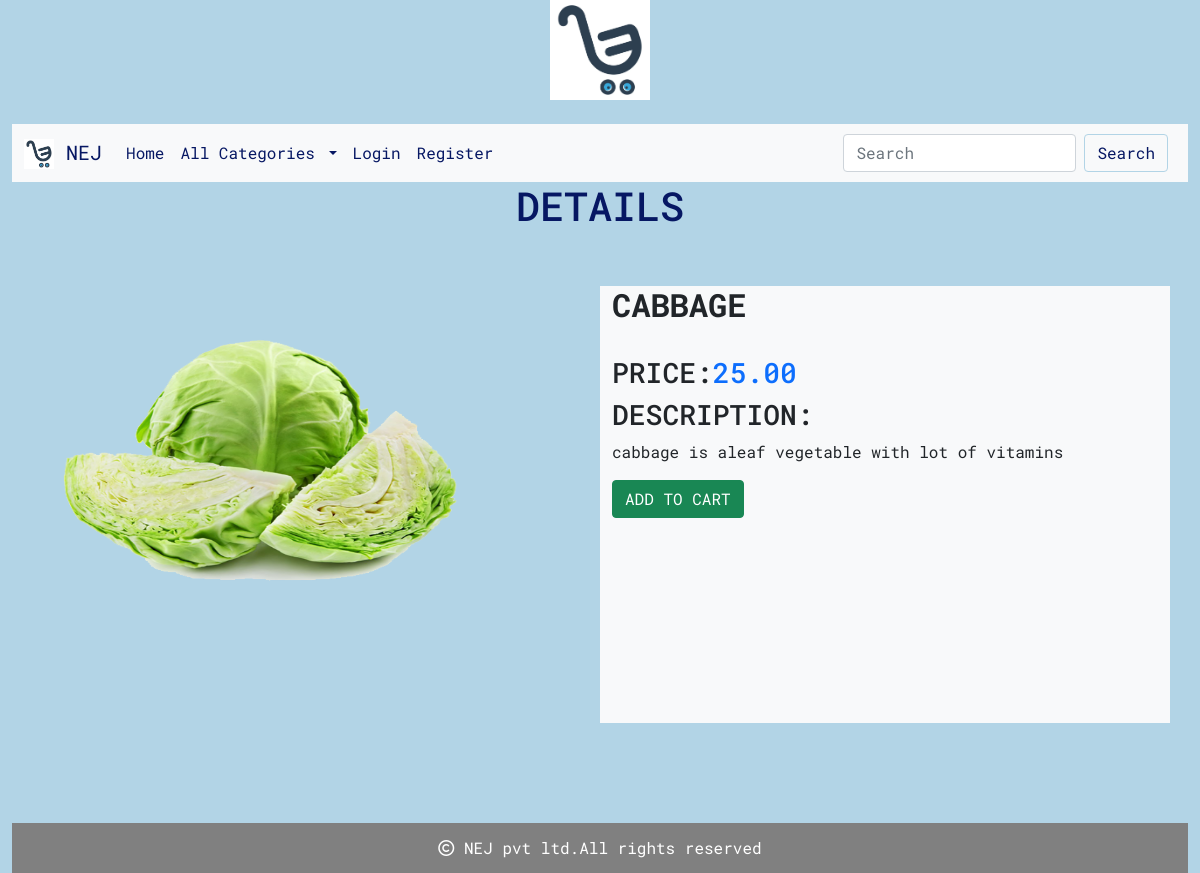
The page /productdetails/Cabbage on the database its author committed.
### shop/models.py (models this page shows, shortened)
class Product(models.Model):
    name = models.CharField(max_length=200, unique=True)
    slug = models.SlugField(max_length=250, unique=True)
    description=models.TextField(blank=True)
    price=models.DecimalField(max_digits=10,decimal_places=2)
    category=models.ForeignKey(Category,on_delete=models.CASCADE)
    image=models.ImageField(upload_to='img/products',null=True,blank=True)
    stock=models.IntegerField()
    available=models.BooleanField(default=True)
    created=models.DateTimeField(auto_now_add=True)
    updated = models.DateTimeField(auto_now=True)

### shop/views.py (the view)
# urls.py: path('productdetails/<slug:p>',views.productdetails,name='productdetails'),
def productdetails(request,p):
    p=Product.objects.get(slug=p)
    return render(request,'productdetails.html',{'p':p})

### cart/context_processors.py (called while the page is built, shortened)
def counter(request):
    item_count=0
    return {'item_count':item_count}

### shop/context_processors.py (called while the page is built)
def menu_links(request):
    links=Category.objects.all()
    return {'links':links}

### templates/productdetails.html
{% extends 'base.html'%}
{% load static %}
{% block content %}
<h1>DETAILS</h1>
<div class="container" style="margin-bottom:100px;">
    <div class="row">
        <div class=" col-md-6 mt-5" >
            <img src="{{p.image.url}}" class="img-top" alt="..." height="80%" width="80%">
        </div>
        <div class=" col-md-6 bg-light mt-5 ">
            <h2 class="card-title" style="text-transform:uppercase;"><b>{{p.name}}</b></h2><br>
            <h3>PRICE:<span class="text-primary">{{p.price}}</span></h3>
            <h3>DESCRIPTION:</h3>
            <p style="text-align:justify">{{p.description}}</p>
            {% if p.stock <= 0 %}
                <h2>Out of stock</h2>
            {% else %}
                 <a href="{% url 'cart:add_cart' p.id %}" class="btn btn-success">ADD TO CART</a>
            {% endif %}
        </div>
    </div>
</div>
{% endblock %}

### static/css/custom.css (style rules this page uses)
body { background-color:#b2d4e6; font-family: 'Roboto Mono', monospace; }
h1 { text-align:center; color:#061763; }

### rows shown on the page
Product: image (picture), name "CABBAGE", price "25.00", description "cabbage is aleaf vegetable with lot of vitamins"
